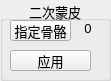
        <widget class="QGroupBox" name="reSkin_groupBox">
         <property name="geometry">
          <rect>
           <x>0</x>
           <y>340</y>
           <width>111</width>
           <height>81</height>
          </rect>
         </property>
         <property name="font">
          <font>
           <pointsize>10</pointsize>
          </font>
         </property>
         <property name="title">
          <string>二次蒙皮</string>
         </property>
         <property name="alignment">
          <set>Qt::AlignCenter</set>
         </property>
         <property name="flat">
          <bool>true</bool>
         </property>
         <widget class="QPushButton" name="reSkinLoadBone_button">
          <property name="geometry">
           <rect>
            <x>10</x>
            <y>20</y>
            <width>61</width>
            <height>21</height>
           </rect>
          </property>
          <property name="font">
           <font>
            <pointsize>10</pointsize>
           </font>
          </property>
          <property name="toolTip">
           <string>&lt;html&gt;&lt;head/&gt;&lt;body&gt;&lt;p&gt;指定用于二次蒙皮的骨骼&lt;/p&gt;&lt;/body&gt;&lt;/html&gt;</string>
          </property>
          <property name="text">
           <string>指定骨骼</string>
          </property>
          <property name="autoDefault">
           <bool>false</bool>
          </property>
          <property name="default">
           <bool>false</bool>
          </property>
          <property name="flat">
           <bool>false</bool>
          </property>
          <property name="+command" stdset="0">
           <string>reSkinPickBoneCmd</string>
          </property>
         </widget>
         <widget class="QLabel" name="reSkin_label">
          <property name="geometry">
           <rect>
            <x>80</x>
            <y>20</y>
            <width>16</width>
            <height>16</height>
           </rect>
          </property>
          <property name="text">
           <string>0</string>
          </property>
          <property name="alignment">
           <set>Qt::AlignCenter</set>
          </property>
         </widget>
         <widget class="QPushButton" name="reSkinApply_button">
          <property name="geometry">
           <rect>
            <x>10</x>
            <y>50</y>
            <width>81</width>
            <height>21</height>
           </rect>
          </property>
          <property name="font">
           <font>
            <pointsize>10</pointsize>
           </font>
          </property>
          <property name="toolTip">
           <string>&lt;html&gt;&lt;head/&gt;&lt;body&gt;&lt;p&gt;将所选点的权重在指定骨骼上重新分配&lt;/p&gt;&lt;/body&gt;&lt;/html&gt;</string>
          </property>
          <property name="text">
           <string>应用</string>
          </property>
          <property name="autoDefault">
           <bool>false</bool>
          </property>
          <property name="default">
           <bool>false</bool>
          </property>
          <property name="flat">
           <bool>false</bool>
          </property>
          <property name="+command" stdset="0">
           <string>reSkinCmd</string>
          </property>
         </widget>
         <widget class="QCheckBox" name="reSkinHoldBone_checkBox">
          <property name="geometry">
           <rect>
            <x>10</x>
            <y>-60</y>
            <width>81</width>
            <height>21</height>
           </rect>
          </property>
          <property name="font">
           <font>
            <pointsize>10</pointsize>
           </font>
          </property>
          <property name="toolTip">
           <string>&lt;html&gt;&lt;head/&gt;&lt;body&gt;&lt;p&gt;在“应用”后仍然保持之前所选择的骨骼处于被指定状态&lt;/p&gt;&lt;/body&gt;&lt;/html&gt;</string>
          </property>
          <property name="text">
           <string>复用骨骼</string>
          </property>
          <property name="checked">
           <bool>true</bool>
          </property>
         </widget>
        </widget>
